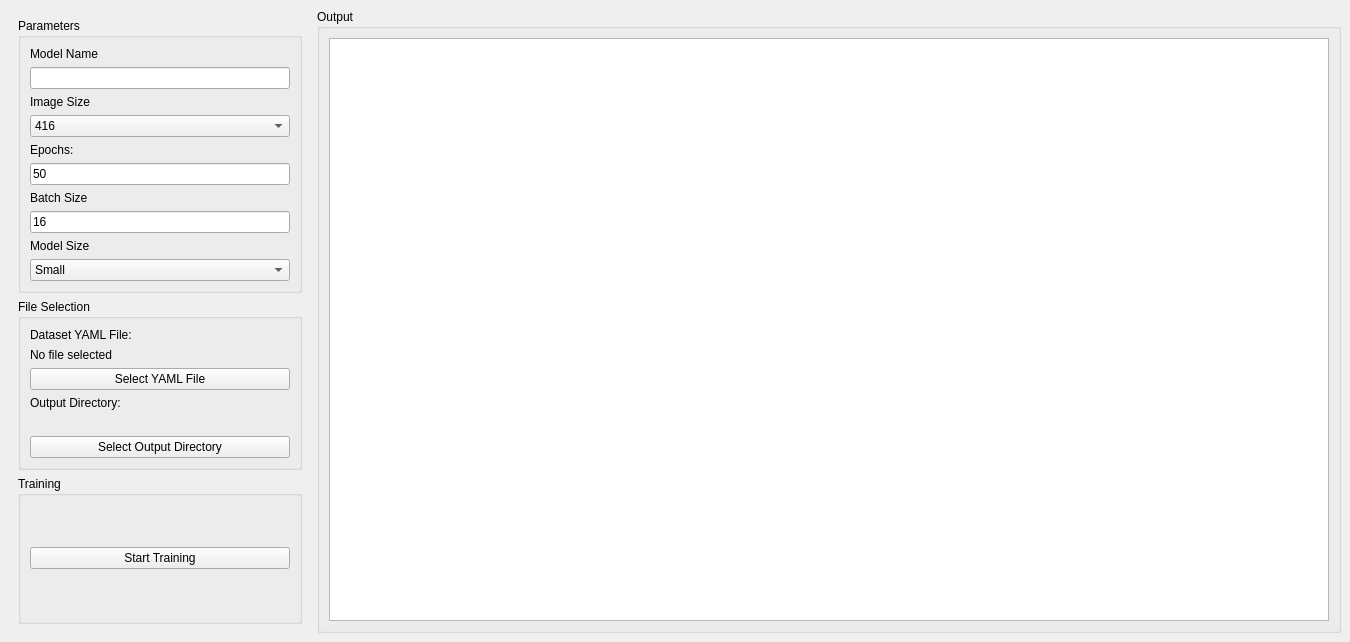
<?xml version="1.0" encoding="UTF-8"?>
<ui version="4.0">
 <class>MainWindow</class>
 <widget class="QMainWindow" name="MainWindow">
  <property name="geometry">
   <rect>
    <x>0</x>
    <y>0</y>
    <width>1350</width>
    <height>642</height>
   </rect>
  </property>
  <property name="windowTitle">
   <string>MainWindow</string>
  </property>
  <widget class="QWidget" name="centralwidget">
   <layout class="QHBoxLayout" name="horizontalLayout">
    <item>
     <widget class="QWidget" name="input_widget" native="true">
      <layout class="QVBoxLayout" name="verticalLayout">
       <item>
        <widget class="QGroupBox" name="groupBox">
         <property name="title">
          <string>Parameters</string>
         </property>
         <layout class="QVBoxLayout" name="verticalLayout_2">
          <item>
           <widget class="QLabel" name="model_name_label">
            <property name="text">
             <string>Model Name</string>
            </property>
           </widget>
          </item>
          <item>
           <widget class="QLineEdit" name="model_name_entry"/>
          </item>
          <item>
           <widget class="QLabel" name="img_size_label">
            <property name="text">
             <string>Image Size</string>
            </property>
           </widget>
          </item>
          <item>
           <widget class="QComboBox" name="img_size_combobox">
            <item>
             <property name="text">
              <string>416</string>
             </property>
            </item>
            <item>
             <property name="text">
              <string>640</string>
             </property>
            </item>
            <item>
             <property name="text">
              <string>1080</string>
             </property>
            </item>
           </widget>
          </item>
          <item>
           <widget class="QLabel" name="epochs_label">
            <property name="text">
             <string>Epochs:</string>
            </property>
           </widget>
          </item>
          <item>
           <widget class="QLineEdit" name="epochs_entry">
            <property name="text">
             <string>50</string>
            </property>
           </widget>
          </item>
          <item>
           <widget class="QLabel" name="batch_size_label">
            <property name="text">
             <string>Batch Size</string>
            </property>
           </widget>
          </item>
          <item>
           <widget class="QLineEdit" name="batch_size_entry">
            <property name="text">
             <string>16</string>
            </property>
           </widget>
          </item>
          <item>
           <widget class="QLabel" name="label">
            <property name="text">
             <string>Model Size</string>
            </property>
           </widget>
          </item>
          <item>
           <widget class="QComboBox" name="comboBox">
            <item>
             <property name="text">
              <string>Small</string>
             </property>
            </item>
            <item>
             <property name="text">
              <string>Medium</string>
             </property>
            </item>
            <item>
             <property name="text">
              <string>Large</string>
             </property>
            </item>
            <item>
             <property name="text">
              <string>Extra Large</string>
             </property>
            </item>
           </widget>
          </item>
         </layout>
        </widget>
       </item>
       <item>
        <widget class="QGroupBox" name="file_selection_groupbox">
         <property name="sizePolicy">
          <sizepolicy hsizetype="MinimumExpanding" vsizetype="Preferred">
           <horstretch>0</horstretch>
           <verstretch>0</verstretch>
          </sizepolicy>
         </property>
         <property name="title">
          <string>File Selection</string>
         </property>
         <layout class="QVBoxLayout" name="verticalLayout_3">
          <item>
           <widget class="QLabel" name="yaml_file_label">
            <property name="text">
             <string>Dataset YAML File:</string>
            </property>
           </widget>
          </item>
          <item>
           <widget class="QLabel" name="yaml_file_entry">
            <property name="text">
             <string>No file selected</string>
            </property>
            <property name="wordWrap">
             <bool>true</bool>
            </property>
           </widget>
          </item>
          <item>
           <widget class="QPushButton" name="yaml_file_button">
            <property name="text">
             <string>Select YAML File</string>
            </property>
           </widget>
          </item>
          <item>
           <widget class="QLabel" name="output_directory_label">
            <property name="text">
             <string>Output Directory:</string>
            </property>
           </widget>
          </item>
          <item>
           <widget class="QLabel" name="output_directory_entry">
            <property name="wordWrap">
             <bool>true</bool>
            </property>
           </widget>
          </item>
          <item>
           <widget class="QPushButton" name="output_directory_button">
            <property name="text">
             <string>Select Output Directory</string>
            </property>
           </widget>
          </item>
         </layout>
        </widget>
       </item>
       <item>
        <widget class="QGroupBox" name="training_groupbox">
         <property name="title">
          <string>Training</string>
         </property>
         <layout class="QVBoxLayout" name="verticalLayout_4">
          <item>
           <widget class="QPushButton" name="start_training_button">
            <property name="text">
             <string>Start Training</string>
            </property>
           </widget>
          </item>
         </layout>
        </widget>
       </item>
      </layout>
     </widget>
    </item>
    <item>
     <widget class="QGroupBox" name="groupBox_2">
      <property name="minimumSize">
       <size>
        <width>1000</width>
        <height>0</height>
       </size>
      </property>
      <property name="title">
       <string>Output</string>
      </property>
      <layout class="QVBoxLayout" name="verticalLayout_5">
       <item>
        <widget class="QTextEdit" name="output_text_edit">
         <property name="minimumSize">
          <size>
           <width>1000</width>
           <height>0</height>
          </size>
         </property>
        </widget>
       </item>
      </layout>
     </widget>
    </item>
   </layout>
  </widget>
 </widget>
 <resources/>
 <connections/>
</ui>
